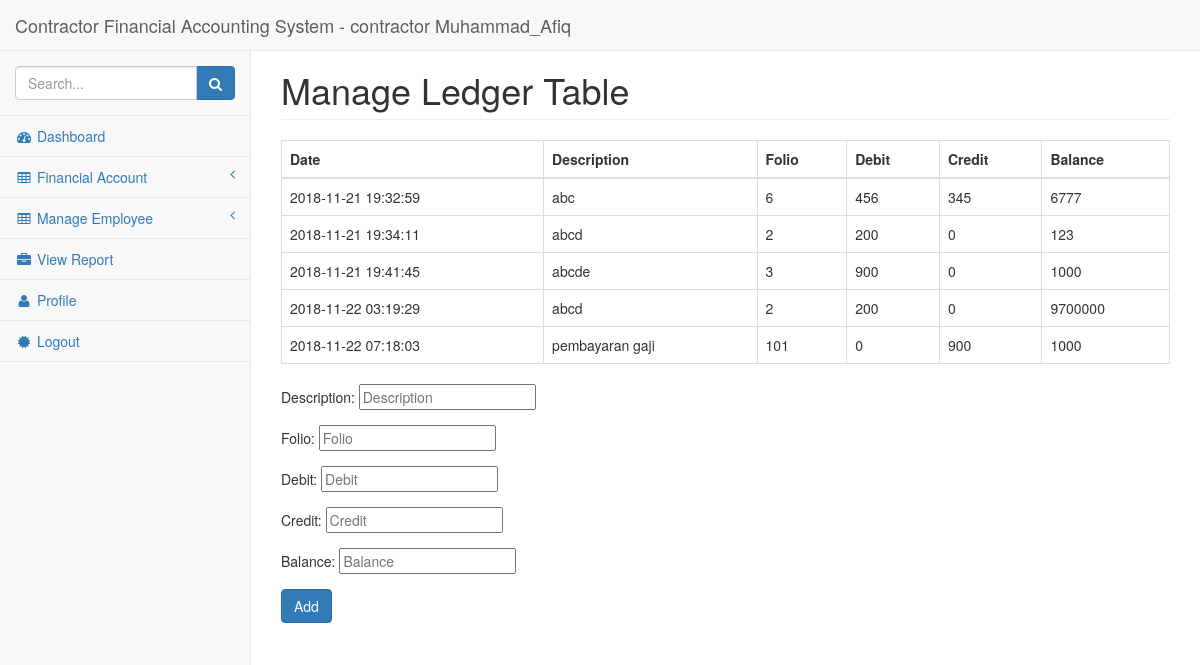
Screenshot of /user/index.php?page=edit_ledgertable (signed in) with the database file from the repository.
### tables this page shows
CREATE TABLE `ledger` (
  `id` int(11) NOT NULL,
  `date` timestamp NOT NULL DEFAULT CURRENT_TIMESTAMP ON UPDATE CURRENT_TIMESTAMP,
  `description` varchar(255) NOT NULL,
  `folio` int(11) NOT NULL,
  `debit` double NOT NULL,
  `credit` double NOT NULL,
  `balance` double NOT NULL
);

### user/includes/edit_ledgertable.php (the view, shortened to what this page needs)
<div class="row">
    <div class="col-lg-12">
        <h1 class="page-header">Manage Ledger Table</h1>
    </div>
</div>
	<div class="row">
	<div class="col-lg-12">
		<table class="table table-bordered">
			<thead>
				<tr>
					<th>Date</th>
					<th>Description</th>
					<th>Folio</th>
					<th>Debit</th>
					<th>Credit</th>
					<th>Balance</th>
				</tr>
			</thead>
			<tbody>
				<?php
				$query = "SELECT * FROM ledger";
				$query_result = mysqli_query($conn, $query);
				while ($row=mysqli_fetch_assoc($query_result)) {
					$db_date = $row['date'];
					$db_description = $row['description'];
					$db_folio = $row['folio'];
					$db_debit = $row['debit'];
					$db_credit = $row['credit'];
					$db_balance = $row['balance'];
					?>
					<tr>
						<td><?php echo $db_date; ?></td>
						<td><?php echo $db_description; ?></td>
						<td><?php echo $db_folio; ?></td>
						<td><?php echo $db_debit; ?></td>
						<td><?php echo $db_credit; ?></td>
						<td><?php echo $db_balance; ?></td>
					</tr>
					<?php
				}
				 ?>
			</tbody>
		</table>
	</div>
	</div>
<div class="row">
	<div class="col-lg-12">
		<div class="row">
			<div class="col-lg-4">
				<form action="" method="post">
					<div class="form-group">
						Description: <input type="text" name="description" placeholder="Description" required>
					</div>
					<div class="form-group">
						Folio: <input type="text" name="folio" placeholder="Folio" required>
					</div>
					<div class="form-group">
						Debit: <input type="text" name="debit" placeholder="Debit">
					</div>
					<div class="form-group">
						Credit: <input type="text" name="credit" placeholder="Credit">
					</div>
					<div class="form-group">
						Balance: <input type="text" name="balance" placeholder="Balance" required>
					</div>
					<div class="form-group">
						<input type="submit" name="add" class="btn btn-primary" value="Add">
					</div>
				</form>
			</div>
		</div>
	</div>
</div>

### user/css/startmin.css (style rules this page uses)
body { background-color: #f8f8f8; }

### rows the page displays
ledger: date "2018-11-21 19:32:59", description "abc", folio "6", debit "456", credit "345", balance "6777"
ledger: date "2018-11-21 19:34:11", description "abcd", folio "2", debit "200", credit "0", balance "123"
ledger: date "2018-11-21 19:41:45", description "abcde", folio "3", debit "900", credit "0", balance "1000"
ledger: date "2018-11-22 03:19:29", description "abcd", folio "2", debit "200", credit "0", balance "9700000"
ledger: date "2018-11-22 07:18:03", description "pembayaran gaji", folio "101", debit "0", credit "900", balance "1000"

### other values shown
$_SESSION['role'] "contractor"
$_SESSION['user'] "Muhammad_Afiq"
